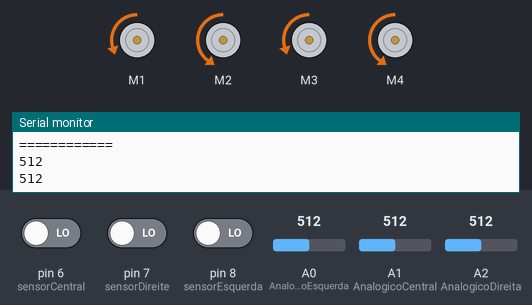
A sketch run on a simulated Arduino Uno, built with avr-gcc and run on an emulated ATmega328P. Parts: 4 × DC motor (green arrow = forward, orange = backward, longer = faster), the last lines printed to the serial monitor. Inputs (shaded band) come from the test bench; at power-on: pin 7 (sensorDireite) LOW, pin 6 (sensorCentral) LOW, pin 8 (sensorEsquerda) LOW, A0 (AnalogicoEsquerda) = 512, A1 (AnalogicoCentral) = 512, A2 (AnalogicoDireita) = 512.

Above: at 1.2 s.
1.3 s: pin 7 (sensorDireite) driven HIGH
At 1.7 s:
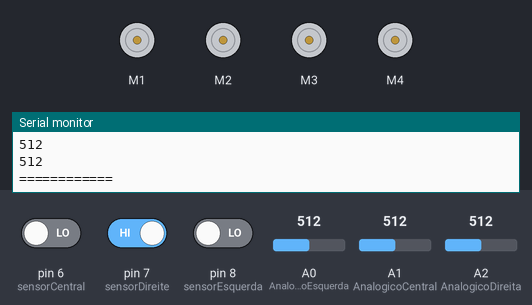
At 2.65 s:
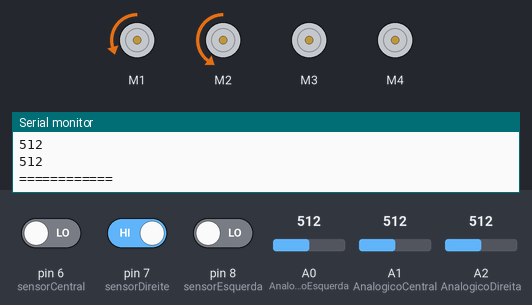
4.3 s: pin 6 (sensorCentral) driven HIGH
At 7.2 s:
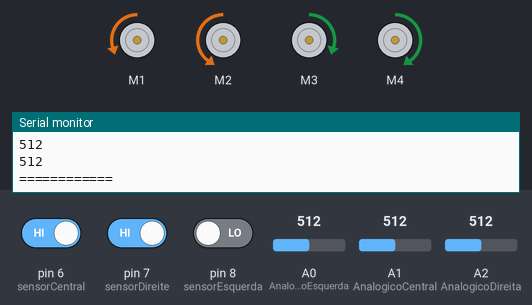
7.3 s: pin 7 (sensorDireite) driven LOW
10.3 s: pin 8 (sensorEsquerda) driven HIGH
13.3 s: pin 6 (sensorCentral) driven LOW
16.3 s: pin 8 (sensorEsquerda) driven LOW
At 17.55 s:
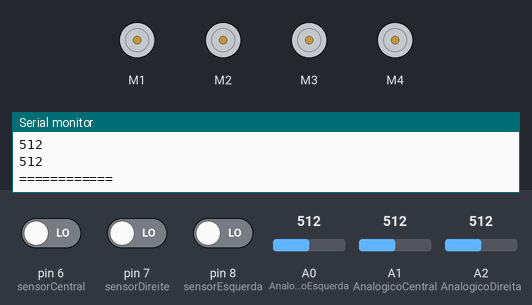
Timing chart, 0 to 20.3 s (numbered marks = the images above; inputs shaded):
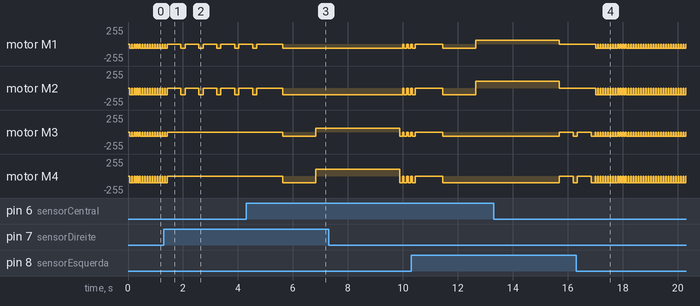

Measured:
- after the input at 1.3 s, motor M3, motor M4: goes on until 1.4 s, then stays stopped
- after the input at 4.3 s, motor M3: stopped → backward 60/255 after 1.3 s, → forward 60/255 1.2 s later; motor M4: stopped → backward 100/255 after 1.3 s, → forward 100/255 1.2 s later
- after the input at 16.3 s, motor M1: alternates backward 60/255 for 0.07 s and stopped for 0.02 s, starting after 0.72 s; motor M2: alternates backward 100/255 for 0.07 s and stopped for 0.02 s, starting after 0.72 s
- by itself, motor M3: alternates backward 60/255 for 0.07 s and stopped for 0.02 s
- by itself, motor M4: alternates backward 100/255 for 0.07 s and stopped for 0.02 s

The sketch:

V2.ino
```cpp
#include <Adafruit_MotorShield.h>
#include <Wire.h>
#include <Arduino.h>

#define sensorEsquerda 8
#define sensorDireite 7
#define sensorCentral 6
#define trigPin  9
#define echoPin  10

int AnalogicoEsquerda = A0;
int valorDigitalEsquerda;
int valorAnalogicoEsquerda;

int AnalogicoDireita = A2;
int valorDigitalDireita;
int valorAnalogicoDireita;

int AnalogicoCentral = A1;
int valorDigitalCentral;
int valorAnalogicoCentral;

float duration, distance;

int leituraVerde = 0, leituraPreto = 0;
int cont = 0;
int verificao = 0;
int verde_min = 89, verde_max = 325;

bool BRANCO = 0, PRETO = 1;

Adafruit_MotorShield AFMS = Adafruit_MotorShield();

Adafruit_DCMotor *MotorEsquerdaFrente = AFMS.getMotor(1); //motor esq frente
Adafruit_DCMotor *MotorEsquerdaTras = AFMS.getMotor(2);   //motor esq tras
Adafruit_DCMotor *MotorDireitaFrente = AFMS.getMotor(3);  //motor direita frente
Adafruit_DCMotor *MotorDireitaTras = AFMS.getMotor(4);   //motor direita tras

// Declaração das funções para o compilador mapear corretamente
void frente(int d);
void Parar(int d);
void tras();
void correcaoEsquerda();
void correcaoDireita();
void leituraSensorInfra();
void leituraSensorUltrassonico();
void tresBrancos(int d);
void CurvaEsquerda();
void CurvaDireita();
void Cruzamento();
void curva180();

void setup() {
  AFMS.begin();
  MotorEsquerdaFrente->setSpeed(100);
  MotorEsquerdaTras->setSpeed(100);
  MotorDireitaFrente->setSpeed(100);
  MotorDireitaTras->setSpeed(100);
  Serial.begin(9600);
  pinMode(sensorEsquerda, INPUT);
  pinMode(AnalogicoEsquerda, INPUT);
  pinMode(sensorDireite, INPUT);
  pinMode(AnalogicoDireita, INPUT);
  pinMode(sensorCentral, INPUT);
  pinMode(AnalogicoCentral, INPUT);
  pinMode(trigPin, OUTPUT);
  pinMode(echoPin, INPUT);
}

void loop() {
  // Atualiza as leituras no início do loop
  leituraSensorInfra();

  // Exibe os valores no Monitor Serial
  Serial.println(valorAnalogicoEsquerda);
  Serial.println(valorAnalogicoDireita);
  Serial.println("============");
  delay(50);

  if ((valorDigitalEsquerda == BRANCO) && (valorDigitalCentral == PRETO) && (valorDigitalDireita == BRANCO))
  {
    frente(100);
    Parar(0);
    leituraSensorInfra();
  }
  else if ((valorDigitalEsquerda == BRANCO) && (valorDigitalCentral == BRANCO) && (valorDigitalDireita == PRETO))
  {
    Parar(500);
    correcaoEsquerda();
    leituraSensorInfra();
  }
  else if ((valorDigitalEsquerda == PRETO) && (valorDigitalCentral == BRANCO) && (valorDigitalDireita == BRANCO))
  {
    Parar(500);
    correcaoDireita();
    leituraSensorInfra();
  }
  else if ((valorDigitalEsquerda == BRANCO) && (valorDigitalCentral == BRANCO) && (valorDigitalDireita == BRANCO))
  {
    Parar(20);
    tresBrancos(20);
    leituraSensorInfra();
  }
  else if ((valorDigitalEsquerda == PRETO) && (valorDigitalCentral == PRETO) && (valorDigitalDireita == BRANCO))
  {
    Parar(700);
    CurvaEsquerda();
  }
  else if ((valorDigitalEsquerda == BRANCO) && (valorDigitalCentral == PRETO) && (valorDigitalDireita == PRETO))
  {
    Parar(700);
    CurvaDireita();
  }
  else if((valorDigitalEsquerda == PRETO) && (valorDigitalCentral == PRETO) && (valorDigitalDireita == PRETO))
  {
    Parar(1000);
    frente(200);
    Parar(500);
    leituraSensorInfra();

    if((valorDigitalEsquerda == BRANCO) && (valorDigitalCentral == PRETO) && (valorDigitalDireita == BRANCO))
    {
      frente(450);
    }
    else if((valorDigitalEsquerda == BRANCO) && (valorDigitalCentral == BRANCO) && (valorDigitalDireita == BRANCO))
    {
      curva180();
    }
  }
  else
  {
    leituraSensorInfra();
  }
}

// Atualizado para salvar corretamente os valores nas variáveis globais
void leituraSensorInfra(){
  valorDigitalEsquerda = digitalRead(sensorEsquerda);
  valorDigitalCentral = digitalRead(sensorCentral);
  valorDigitalDireita = digitalRead(sensorDireite);
  valorAnalogicoEsquerda = analogRead(AnalogicoEsquerda);
  valorAnalogicoCentral = analogRead(AnalogicoCentral);
  valorAnalogicoDireita = analogRead(AnalogicoDireita);
}

void frente(int d){
  MotorEsquerdaFrente->run(BACKWARD);
  MotorEsquerdaTras->run(BACKWARD);
  MotorDireitaFrente->run(BACKWARD);
  MotorDireitaTras->run(BACKWARD);
  delay(d);
}

void Parar(int d){
  MotorEsquerdaFrente->run(RELEASE);
  MotorEsquerdaTras->run(RELEASE);
  MotorDireitaFrente->run(RELEASE);
  MotorDireitaTras->run(RELEASE);
  delay(d);
}

void tras(){
  MotorEsquerdaFrente->run(FORWARD);
  MotorEsquerdaTras->run(FORWARD);
  MotorDireitaFrente->run(FORWARD);
  MotorDireitaTras->run(FORWARD);
}

void correcaoEsquerda(){
  MotorEsquerdaTras->run(BACKWARD);
  MotorEsquerdaFrente->run(BACKWARD);
  MotorDireitaFrente->run(RELEASE);
  MotorDireitaTras->run(RELEASE);
  delay(100);
  leituraSensorInfra();
}

void correcaoDireita(){
  MotorDireitaFrente->run(BACKWARD);
  MotorDireitaTras->run(BACKWARD);
  MotorEsquerdaFrente->run(RELEASE);
  MotorEsquerdaTras->run(RELEASE);
  delay(100);
  leituraSensorInfra();
}

void leituraSensorUltrassonico(){
  digitalWrite(trigPin, LOW);
  delayMicroseconds(2);
  digitalWrite(trigPin, HIGH);
  delayMicroseconds(10);
  digitalWrite(trigPin, LOW);
  duration = pulseIn(echoPin, HIGH);
  distance = (duration*.0343)/2;
  Serial.println(distance);
  delay(50);
}

void tresBrancos(int d){
  MotorDireitaFrente->setSpeed(60);
  MotorEsquerdaFrente->setSpeed(60);
  MotorEsquerdaFrente->run(BACKWARD);
  MotorEsquerdaTras->run(BACKWARD);
  MotorDireitaFrente->run(BACKWARD);
  MotorDireitaTras->run(BACKWARD);
  delay(d);
}

void CurvaEsquerda(){
  Parar(250);
  frente(1200);
  MotorDireitaFrente->run(BACKWARD);
  MotorDireitaTras->run(BACKWARD);
  MotorEsquerdaFrente->run(FORWARD);
  MotorEsquerdaTras->run(FORWARD);
  delay(3000);
}

void CurvaDireita(){
  Parar(250);
  frente(1200);
  MotorDireitaFrente->run(FORWARD);
  MotorDireitaTras->run(FORWARD);
  MotorEsquerdaFrente->run(BACKWARD);
  MotorEsquerdaTras->run(BACKWARD);
  delay(3000);
}

void Cruzamento(){
  Parar(250);
  frente(2000);
}

void curva180(){
  Parar(250);
  frente(700);
  MotorDireitaFrente->run(BACKWARD);
  MotorDireitaTras->run(BACKWARD);
  MotorEsquerdaFrente->run(FORWARD);
  MotorEsquerdaTras->run(FORWARD);
  delay(3000);
}
```
